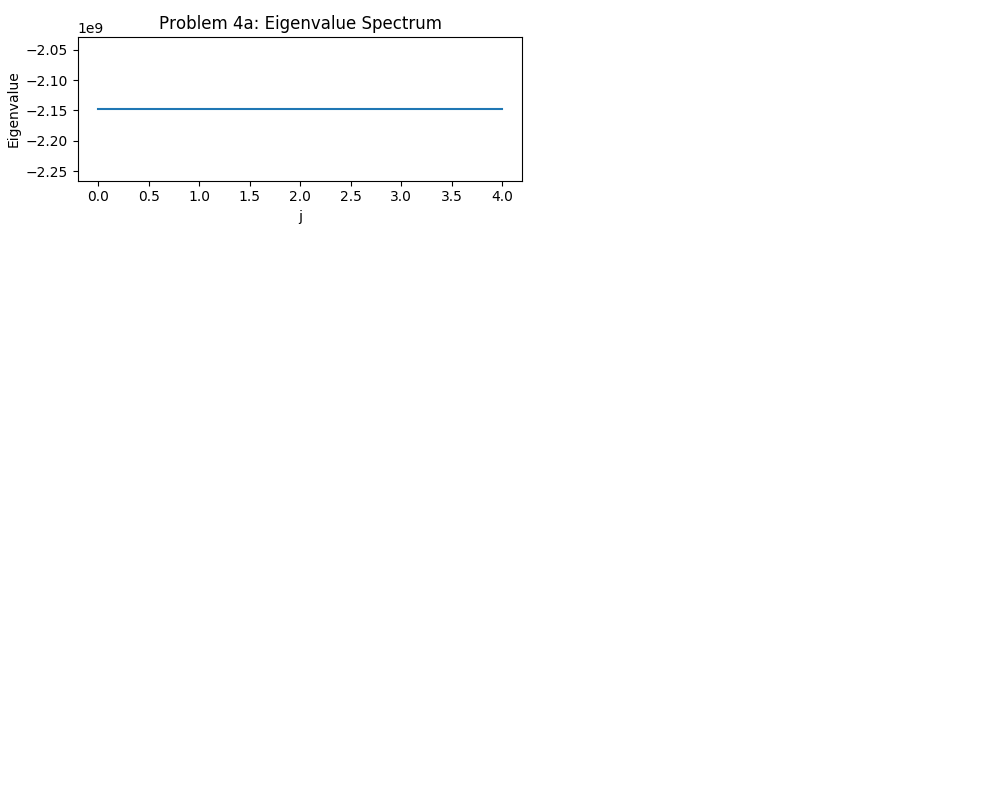

Write Python code to recreate this figure.
import scipy as sp
from scipy.integrate import odeint
from scipy.integrate import quad
from scipy.signal import argrelextrema
import numpy as np
import matplotlib.pyplot as plt
import math
import random

# returns the roots of unity
def roots(j_range):
    N = j_range.size
    res = np.copy(j_range)
    for j in np.nditer(res, op_flags=["readwrite"]):
        # print(j)
        j[...] = pow(math.exp((2 * np.pi * np.sqrt(-1) * j) / N), j)

    return res

def eigenvalues(j_range, c):
    print(j_range.size)
    res = np.copy(j_range)
    for j in np.nditer(res, op_flags=["readwrite"]):
        j[...] = np.dot(roots(j_range), c)
    print(res)
    return res



def main():
    N = 5
    c = np.zeros(N)
    c_val = 2
    c[1] = c_val
    c[N-1] = c_val
    j = np.arange(0, N)
    # j = np.linspace(0, N, N)
    print(c)
    print(j)
    print(roots(j))
    print(eigenvalues(j, c))

    x = np.linspace(0, 1, 1000)
    plt.figure(1, figsize=(10, 8))
    plt.subplot(421)
    plt.title("Problem 4a: Eigenvalue Spectrum")
    plt.ylabel("Eigenvalue")
    plt.xlabel("j")
    plt.plot(j, eigenvalues(j, c))
    # plt.plot(x, L(x, beta, gamma), label="β = 4 (infinite local minima)")
    # beta = 3.9
    # plt.plot(x, L(x, beta, gamma), label="β = 3.9 (1 local minima)")
    # beta = 4.1
    # plt.plot(x, L(x, beta, gamma), label="β = 4.1 (2 local minima)")
    plt.legend()

    


    plt.tight_layout()
    plt.savefig("problem3.png")
    plt.show()
    



if (__name__ == "__main__"):
    main()
